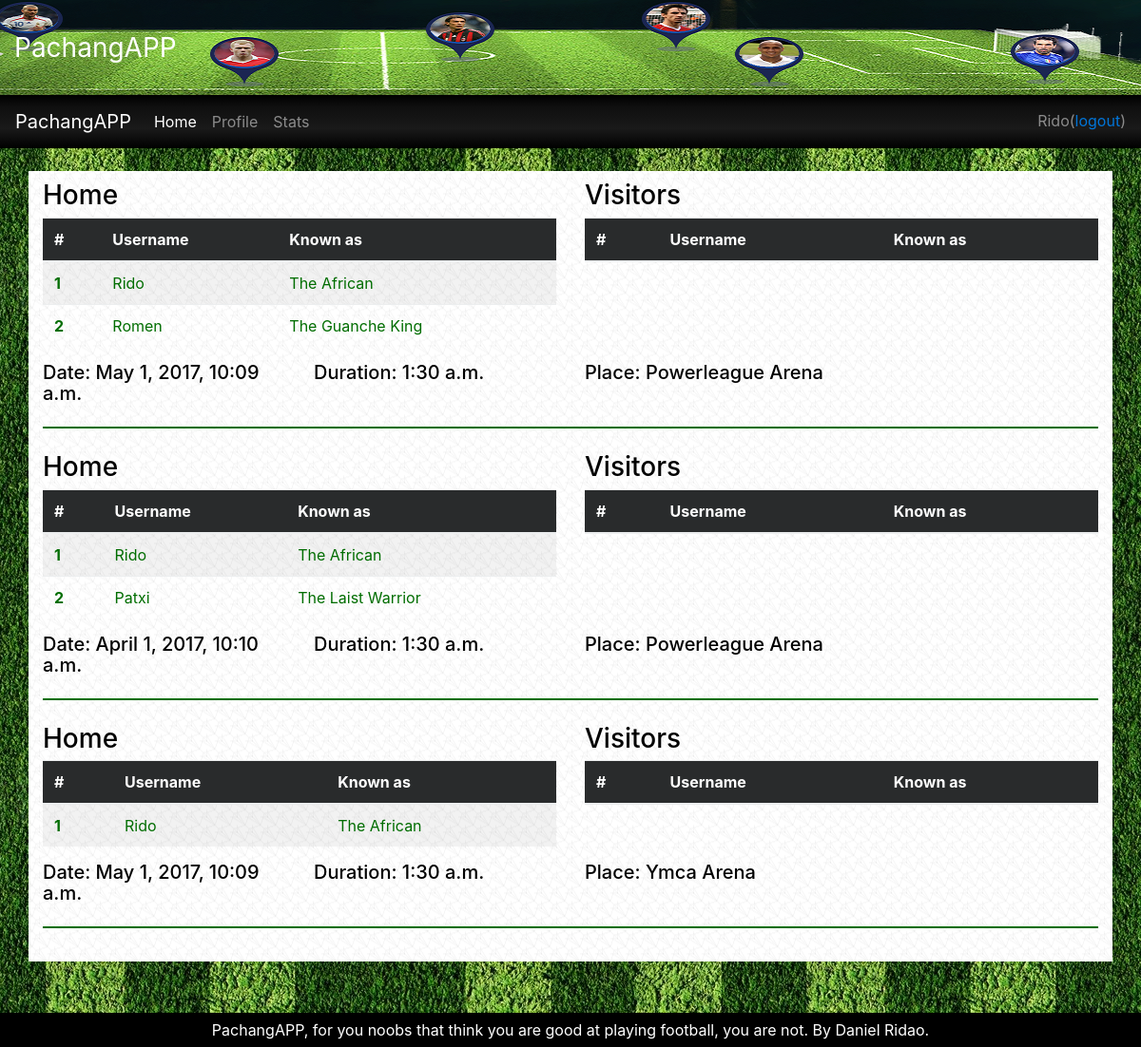
The app's page /pachangapp/ (signed in), older data.
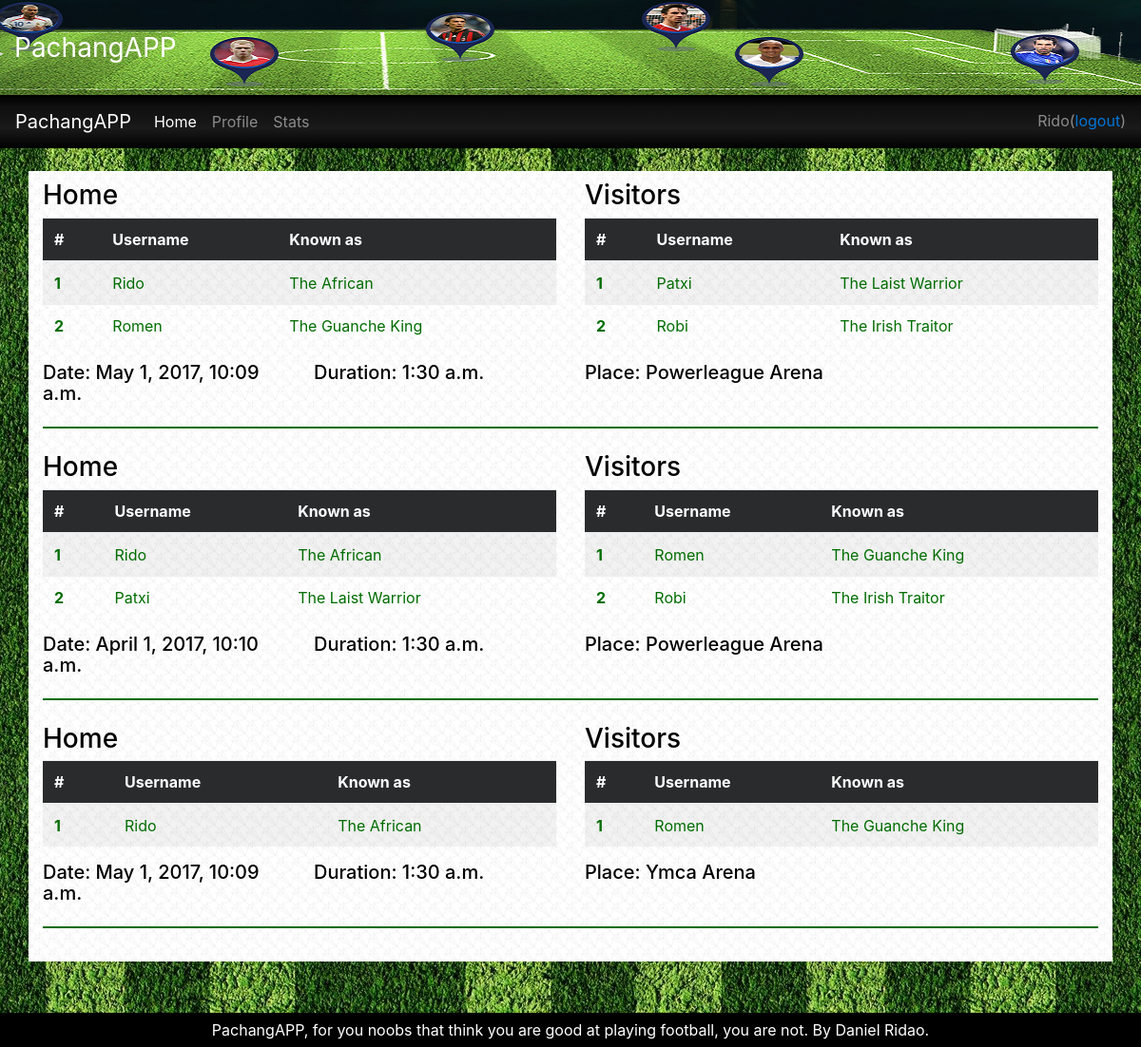
The same page, newer data.
### pachangapp/models.py (models this page shows, shortened)
class Match(models.Model):
	date = models.DateTimeField('date')
	duration = models.TimeField('duration')
	arena = models.ForeignKey(Arena, on_delete=models.CASCADE)
	team_home = models.ManyToManyField(User, related_name='home_team')
	team_visitor = models.ManyToManyField(User, related_name='visitors')

class User(models.Model):
	user = models.OneToOneField('auth.User', on_delete=models.CASCADE)
	stats = models.OneToOneField(Stats, on_delete=models.CASCADE)
	known_as = models.CharField(max_length=MODEL_USER_KNOWN_AS, default="")
	groups = models.ManyToManyField(Group)
	country = models.CharField(
		max_length = 2,
        choices = MODEL_USER_COUNTRIES,
        default = 'ND'
    )

class Arena(models.Model):
	name = models.CharField(max_length=MODEL_ARENA_NAME, default="")
	city = models.ForeignKey(City, on_delete=models.CASCADE)
	def __str__(self):
		return self.name

### pachangapp/views.py (the view)
@login_required(login_url = LOGIN_URL)
def index(request):
	user = User.objects.filter(user=request.user).first()
	matches = Match.objects.filter(Q(team_home=user) | Q(team_visitor=user)).distinct()[:5]
	return render(request, "pachangapp/index.html", {'matches': matches})

### pachangapp/templatetags/pachangapp_template_tags.py (called while the page is built)
@register.filter
def all(value):
	return value.all()

### pachangapp/templates/pachangapp/index.html (shortened to what this page needs)
{% extends "pachangapp/basic_template.html" %}
{% load pachangapp_template_tags %}
{% block index %}
<li class="nav-item active">
  <a class="nav-link" href="{% url 'pachangapp:index' %}">Home <span class="sr-only">(current)</span></a>
</li>
{% endblock %}
{% block content %}
	{% for match in matches %}
		<div class="row">
			<div class="col-6">
				<h3>Home</h3>
			</div>
			<div class="col-6">
				<h3>Visitors</h3>
			</div>
		</div>
		<div class="row">
			<div class="col-6">
				<table class="table table-striped">
				  <thead class="thead-inverse">
				    <tr>
				      <th>#</th>
				      <th>Username</th>
				      <th>Known as</th>
				    </tr>
				  </thead>
				  <tbody class="color-green">
				  	{% for player in match.team_home|all %}
				    <tr>
				      <th scope="row">{{forloop.counter}}</th>
				      <td>{{player.user.username|title}}</td>
				      <td>{{player.known_as|title}}</td>
				    </tr>
				    {% endfor %}
				  </tbody>
				</table>
			</div>
			<div class="col-6">
				<table class="table table-striped">
				  <thead class="thead-inverse">
				    <tr>
				      <th>#</th>
				      <th>Username</th>
				      <th>Known as</th>
				    </tr>
				  </thead>
				  <tbody class="color-green">
				  	{% for player in match.team_visitor|all %}
				    <tr>
				      <th scope="row">{{forloop.counter}}</th>
				      <td>{{player.user.username|title}}</td>
				      <td>{{player.known_as|title}}</td>
				    </tr>
				    {% endfor %}
				  </tbody>
				</table>
			</div>
		</div>
		<div class="row">
			<div class="col-3">
				<h5>Date: {{match.date}}</h5>
			</div>
			<div class="col-3">
				<h5>Duration: {{match.duration}}</h5>
			</div>
			<div class="col-6">
				<h5>Place: {{match.arena|title}} Arena</h5>
			</div>
		</div>
		<div class="col-12 color-green separator-xs"></div>
		<div class="col-12 underlined color-green separator-sm"></div>
	{% endfor %}
{% endblock %}

### pachangapp/templates/pachangapp/basic_template.html (shortened to what this page needs)
<html>
   {% load static %}
   <link rel="stylesheet" type="text/css" href="{% static 'pachangapp/bootstrap/css/bootstrap.min.css' %}" />
   <link rel="stylesheet" href="{% static 'pachangapp/font-awesome/css/font-awesome.min.css' %}">
   <link rel="stylesheet" type="text/css" href="{% static 'pachangapp/custom.css' %}" />
   <head>
   </head>
   {% block bodyDefinition %}
   <body>
   {% endblock %}
      <div id="banner" class="container-fluid gradient1" alt="Banner">
         <div class="row">
            <div class="col-10">
               PachangAPP
            </div>
         </div>
      </div>
      <nav class="gradient2 navbar navbar-toggleable-md navbar-inverse bg-inverse mb-4">
         <a class="navbar-brand" href="#">PachangAPP</a>
         <div class="collapse navbar-collapse" id="navbarCollapse">
            <ul class="navbar-nav mr-auto">
               {% block index %}{% endblock %}
               {% if user.is_authenticated %}
                  {% block profile %}
                  <li class="nav-item">
                     <a class="nav-link" href="{% url 'pachangapp:profile' %}">Profile</a>
                  </li>
                  {% endblock %}
                  {% block stats %}
                  <li class="nav-item">
                     <a class="nav-link" href="{% url 'pachangapp:stats' %}">Stats</a>
                  </li>
                  {% endblock %}
               {% endif %}
            </ul>
            <span class="navbar-text menu-right">
               {% if user.is_authenticated %}
                  {{ user.username|title }}(<a href="{% url 'pachangapp:logout' %}">logout</a>)
               {% else %}
                  <a class="nav-link" href="{% url 'pachangapp:login' %}">login</a>
               {% endif %}
            </span>
         </div>
      </nav>
      <div id="main-container" class="container">
      {% block content %}{% endblock %}
      </div>
      <div id="footer-separator">
      </div>
      <footer class="row gradient3">
         <span id="footer-inner" class="text-muted font-console font-sm">PachangAPP, for you noobs that think you are good at playing football, you are not. By Daniel Ridao.</span>
      </footer>
   </body>
</html>

### pachangapp/static/pachangapp/custom.css (style rules this page uses)
body { background: white url("images/background.jpg") right bottom; background-repeat: repeat; background-attachment: fixed; color: white; }
#main-container { background: url('images/white-background.jpg') right bottom; color: black; padding-top: 10px; padding-bottom: 10px; }
#banner { background: url('images/stadium.jpg') right bottom; line-height: 100px; }
#banner div { vertical-align: middle; color: white; font-size: 28px; }
footer { position: fixed; background-color: black; padding-top: 6px; margin: 0px !important; bottom: 0; width: 100%; height: 36px; }
#footer-inner { text-align: center; width: 100%; color: white !important; }
.gradient1 { background: rgba(0,31,6,1); background: -moz-linear-gradient(top, rgba(0,31,6,1) 0%, rgba(0,66,15,1) 24%, rgba(1,82,20,1) 51%, rgba(0,71,13,1) 79%, rgba(0,41,8,1) 100%); background: -webkit-gradient(left top, left bottom, color-stop(0%, rgba(0,31,6,1)), color-stop(24%, rgba(0,66,15,1)), color-stop(51%, rgba(1,82,20,1)), color-stop(79%, rgba(0,71,13,1)), color-stop(100%, rgba(0,41,8,1))); background: -webkit-linear-gradient(top, rgba(0,31,6,1) 0%, rgba(0,66,15,1) 24%, rgba(1,82,20,1) 51%, rgba(0,71,13,1) 79%, rgba(0,41,8,1) 100%); background: -o-linear-gradient(top, rgba(0,31,6,1) 0%, rgba(0,66,15,1) 24%, rgba(1,82,20,1) 51%, rgba(0,71,13,1) 79%, rgba(0,41,8,1) 100%); background: -ms-linear-gradient(top, rgba(0,31,6,1) 0%, rgba(0,66,15,1) 24%, rgba(1,82,20,1) 51%, rgba(0,71,13,1) 79%, rgba(0,41,8,1) 100%); background: linear-gradient(to bottom, rgba(0,31,6,1) 0%, rgba(0,66,15,1) 24%, rgba(1,82,20,1) 51%, rgba(0,71,13,1) 79%, rgba(0,41,8,1) 100%); filter: progid:DXImageTransform.Microsoft.gradient( startColorstr='#001f06', endColorstr='#002908', GradientType=0 ); }
.gradient2 { background: rgba(0,0,0,1); background: -moz-linear-gradient(top, rgba(0,0,0,1) 0%, rgba(15,15,15,1) 22%, rgba(26,26,26,1) 63%, rgba(0,0,0,1) 100%); background: -webkit-gradient(left top, left bottom, color-stop(0%, rgba(0,0,0,1)), color-stop(22%, rgba(15,15,15,1)), color-stop(63%, rgba(26,26,26,1)), color-stop(100%, rgba(0,0,0,1))); background: -webkit-linear-gradient(top, rgba(0,0,0,1) 0%, rgba(15,15,15,1) 22%, rgba(26,26,26,1) 63%, rgba(0,0,0,1) 100%); background: -o-linear-gradient(top, rgba(0,0,0,1) 0%, rgba(15,15,15,1) 22%, rgba(26,26,26,1) 63%, rgba(0,0,0,1) 100%); background: -ms-linear-gradient(top, rgba(0,0,0,1) 0%, rgba(15,15,15,1) 22%, rgba(26,26,26,1) 63%, rgba(0,0,0,1) 100%); background: linear-gradient(to bottom, rgba(0,0,0,1) 0%, rgba(15,15,15,1) 22%, rgba(26,26,26,1) 63%, rgba(0,0,0,1) 100%); filter: progid:DXImageTransform.Microsoft.gradient( startColorstr='#000000', endColorstr='#000000', GradientType=0 ); }
#footer-separator { height: 90px; }
.underlined { border-bottom: 2px solid; }
.separator-sm { margin-bottom: 25px; }
.separator-xs { margin-bottom: 15px; }
.color-green { color: #006d00; }

Row changes from the older to the newer data that the page shows:
changed Match (number 1 of 3 on the later page): gains User (user.username "Robi", known_as "The Irish Traitor"); gains User (user.username "Patxi", known_as "The Laist Warrior")
changed Match "April 1, 2017, 10:10 a.m.": gains User (user.username "Robi", known_as "The Irish Traitor"); gains User (user.username "Romen", known_as "The Guanche King")
changed Match "Ymca": gains User (user.username "Romen", known_as "The Guanche King")
